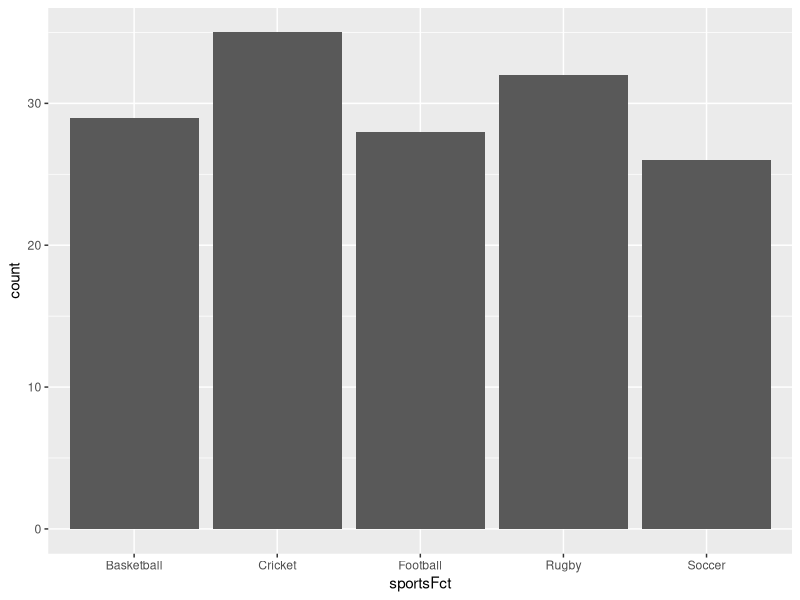
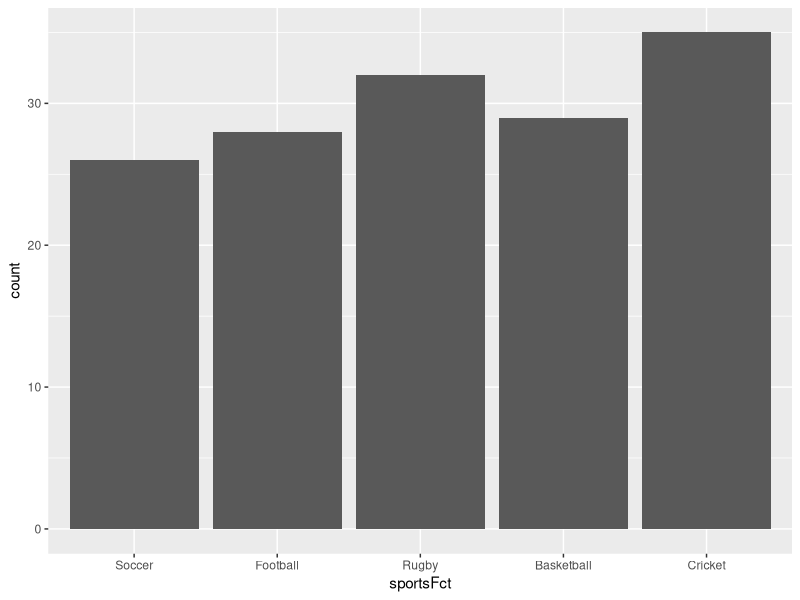
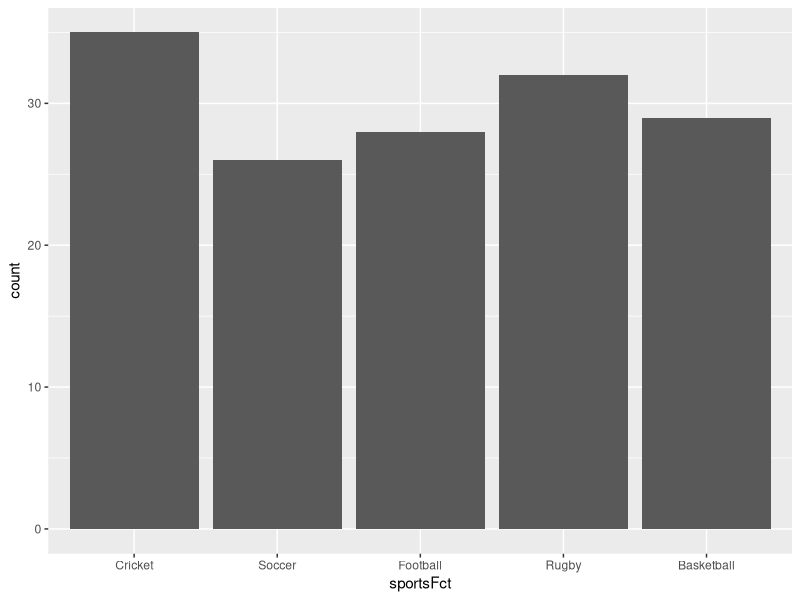

Write R code to recreate these figures, in order.
## ---- chunk 1
knitr::opts_chunk$set(echo = TRUE)
## ---- chunk 2
set.seed(12345)
exampleDF <- data.frame(
  personId = 1:150,
  sportsName = sample(
    c("Soccer", "Cricket", "Basketball", "Rugby", "Football"),
    size = 150,
    replace = TRUE
  )
)
## ---- chunk 3
library(dplyr)

exampleDF <- exampleDF %>%
  mutate(
    sportsFct = as.factor(sportsName)
  )

library(ggplot2)

ggplot(data = exampleDF)+
  geom_bar(
    aes(
      x=sportsFct,
      y=after_stat(count)
    )
  )
## ---- chunk 4
library(forcats)

exampleDF <- exampleDF %>%
  mutate(
    sportsFct = fct_relevel(
      sportsFct,
      c("Soccer", "Football", "Rugby", "Basketball", "Cricket")
    )
  )

ggplot(data = exampleDF)+
  geom_bar(
    aes(
      x=sportsFct,
      y=after_stat(count)
    )
  )
## ---- chunk 5
exampleDF <- exampleDF %>%
  mutate(
    sportsFct = fct_relevel(
      sportsFct,
      c("Cricket","Soccer", "Football", "Rugby", "Basketball")
    )
  )

ggplot(data = exampleDF)+
  geom_bar(
    aes(
      x=sportsFct,
      y=after_stat(count)
    )
  )
